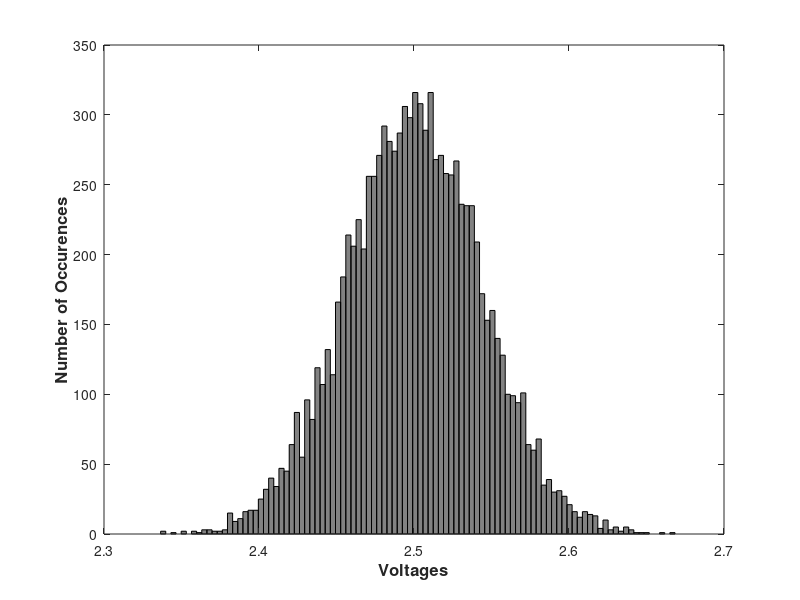
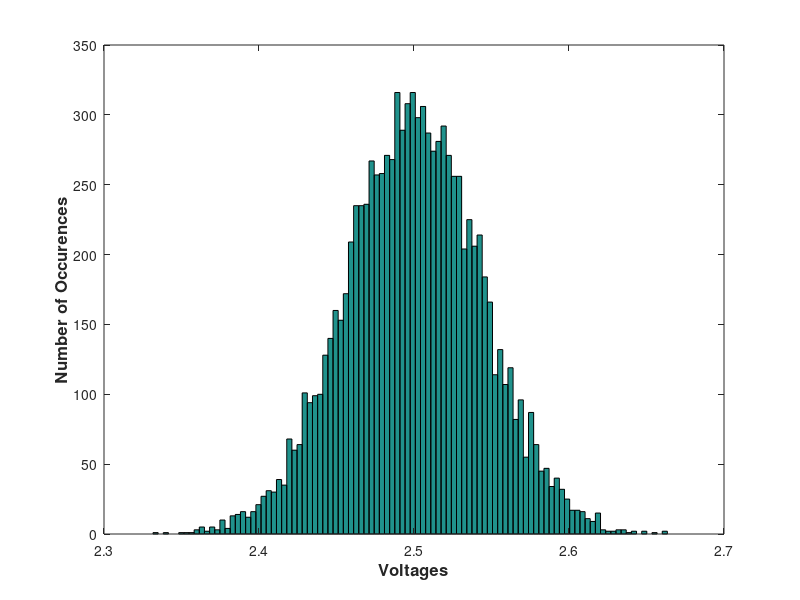

Reproduce these figures in MATLAB, in order.
clear; clc;
%Input
R1 = input('Resistor 1 value: ');
R2 = input('Resistor 2 value: ');
SV = input('Source Voltage: ');
T1 = input('Tolerance 1 percentage: ');
T2 = input('Tolerance 2 percentage: ');
AVT1 = input('Acceptable voltage tolerance resistor 1 percentage: ');
AVT2 = input('Acceptable voltage tolerance resistor 2 percentage: ');

%Analysis
%Resistor Ranges
T1decimal = T1/100;
T2decimal = T2/100;
R1Min = R1 - (R1*T1decimal);
R1Max = R1 + (R1*T1decimal);
R2Min = R2 - (R2*T2decimal);
R2Max = R2 + (R2*T2decimal);
%Acceptable Resistor Voltages
V1 = (R1/(R1+R2))*SV;
V2 = (R2/(R1+R2))*SV;
AVT1decimal = AVT1/100;
AVT2decimal = AVT2/100;
ARV1Min = V1 - AVT1decimal*V1;
ARV1Max = V1 + AVT1decimal*V1;
ARV2Min = V2 - AVT2decimal*V2;
ARV2Max = V2 + AVT2decimal*V2;

Voltages = zeros(500);
row = 0;
for R1Test = linspace(R1Min,R1Max,500)
    row = row + 1;
    col = 0;
    for R2Test = linspace(R2Min,R2Max,500)
        col = col + 1;
        V1Test = (R1Test/(R1Test+R2Test))*SV;
        V2Test = (R2Test/(R1Test+R2Test))*SV;
        if V1Test >= ARV1Min && V1Test <= ARV1Max && V2Test >= ARV2Min && V2Test <= ARV2Max
            %Voltage is in range
            Voltages(row,col) = 255;
        else
           Voltages(row,col) = 0; 
            %Voltage is out of range
        end
    end 
end
imshow(uint8(Voltages));
xlabel('Resistor 2');
ylabel('Resistor 1');
%%
%Monte Carlo Analysis
clear; clc;
%Input
R1 = input('Resistor 1 value: ');
R2 = input('Resistor 2 value: ');
SV = input('Source Voltage: ');
T1 = input('Tolerance 1 percentage: ');
T2 = input('Tolerance 2 percentage: ');
AVT1 = input('Acceptable voltage tolerance resistor 1 percentage: ');
AVT2 = input('Acceptable voltage tolerance resistor 2 percentage: ');

%Analysis
%Resistor Ranges
T1decimal = T1/100;
T2decimal = T2/100;
%Acceptable Resistor Voltages
V1 = (R1/(R1+R2))*SV;
V2 = (R2/(R1+R2))*SV;
AVT1decimal = AVT1/100;
AVT2decimal = AVT2/100;
ARV1Min = V1 - AVT1decimal*V1;
ARV1Max = V1 + AVT1decimal*V1;
ARV2Min = V2 - AVT2decimal*V2;
ARV2Max = V2 + AVT2decimal*V2;

InRange = 0;
OutOfRange = 0;
ResistanceV = zeros(2,10000);
for k = 1:10000
resistor_value1 = R1 + ((T1decimal*R1)/2)*randn(1);
resistor_value2 = R2 + ((T2decimal*R2)/2)*randn(1);
ResV1 = (resistor_value1/(resistor_value1+resistor_value2))*SV;
ResV2 = (resistor_value2/(resistor_value1+resistor_value2))*SV;
ResistanceV(1,k)= ResV1;
ResistanceV(2,k)= ResV2;

        if  ResistanceV(1,k) >= ARV1Min && ResistanceV(1,k) <= ARV1Max && ResistanceV(2,k) >= ARV2Min && ResistanceV(2,k) <= ARV2Max
            %Voltage is in range
            InRange = InRange + 1;
        else
           OutOfRange = OutOfRange + 1;
            %Voltage is out of range
        end

end
figure(1); hist(ResistanceV(1,:),100);
xlabel('\bfVoltages','FontSize',12);
ylabel('\bfNumber of Occurences','FontSize',12);
figure(2); hist(ResistanceV(2,:),100);
xlabel('\bfVoltages','FontSize',12);
ylabel('\bfNumber of Occurences','FontSize',12);
ProbabilityBad = (OutOfRange/10000)*100;
fprintf('Probability of Bad Circuit: %0.2f%%\n',ProbabilityBad);


